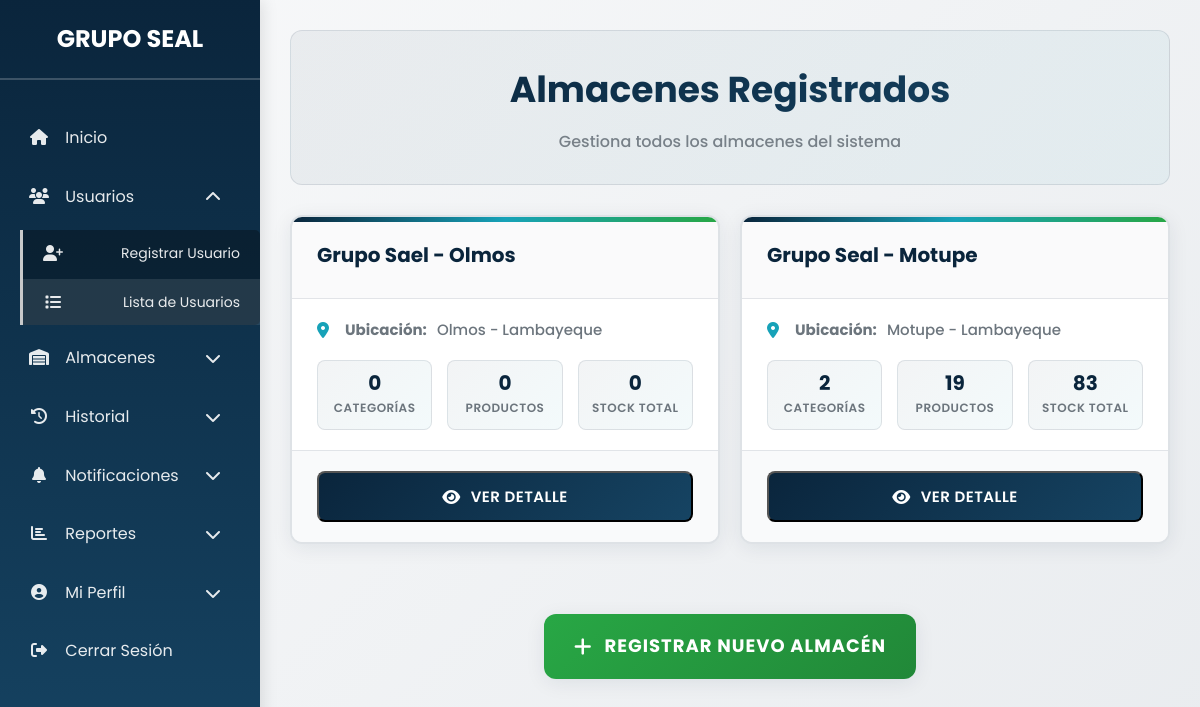
/almacenes/listar.php (signed in), run on the app's committed database.
### tables this page shows
CREATE TABLE `almacenes` (
  `id` int(11) NOT NULL,
  `nombre` varchar(100) NOT NULL,
  `ubicacion` varchar(255) NOT NULL
);

### almacenes/listar.php (the view, shortened to what this page needs)
<?php
require_once "../config/database.php";
$usuario_rol = $_SESSION["user_role"] ?? "usuario";
if ($usuario_rol == 'admin') {
    $sql = "SELECT id, nombre, ubicacion FROM almacenes ORDER BY id DESC";
    $result = $conn->query($sql);
}
?>
<!DOCTYPE html>
<html lang="es">
<head>
    <link rel="stylesheet" href="https://cdnjs.cloudflare.com/ajax/libs/font-awesome/6.4.2/css/all.min.css">
    <link rel="stylesheet" href="../assets/css/usuarios/listar-usuarios.css">
    <link rel="stylesheet" href="../assets/css/almacen/almacenes-listar.css">
</head>
<body>
<nav class="sidebar" id="sidebar" role="navigation" aria-label="Menú principal">
    <h2>GRUPO SEAL</h2>
    <ul>
        <li>
            <a href="../dashboard.php" aria-label="Ir a inicio">
                <span><i class="fas fa-home"></i> Inicio</span>
            </a>
        </li>
        <?php if ($usuario_rol == 'admin'): ?>
        <li class="submenu-container">
            <a href="#" aria-label="Menú Usuarios" aria-expanded="false" role="button" tabindex="0">
                <span><i class="fas fa-users"></i> Usuarios</span>
                <i class="fas fa-chevron-down"></i>
            </a>
            <ul class="submenu" role="menu">
                <li><a href="../usuarios/registrar.php" role="menuitem"><i class="fas fa-user-plus"></i> Registrar Usuario</a></li>
                <li><a href="../usuarios/listar.php" role="menuitem"><i class="fas fa-list"></i> Lista de Usuarios</a></li>
            </ul>
        </li>
        <?php endif; ?>
        <li class="submenu-container">
            <a href="#" aria-label="Menú Almacenes" aria-expanded="false" role="button" tabindex="0">
                <span><i class="fas fa-warehouse"></i> Almacenes</span>
                <i class="fas fa-chevron-down"></i>
            </a>
        </li>
        <li class="submenu-container">
            <a href="#" aria-label="Menú Historial" aria-expanded="false" role="button" tabindex="0">
                <span><i class="fas fa-history"></i> Historial</span>
                <i class="fas fa-chevron-down"></i>
            </a>
        </li>
        <li class="submenu-container">
            <a href="#" aria-label="Menú Notificaciones" aria-expanded="false" role="button" tabindex="0">
                <span>
                    <i class="fas fa-bell"></i> Notificaciones
                </span>
                <i class="fas fa-chevron-down"></i>
            </a>
        </li>
        <?php if ($usuario_rol == 'admin'): ?>
        <li class="submenu-container">
            <a href="#" aria-label="Menú Reportes" aria-expanded="false" role="button" tabindex="0">
                <span><i class="fas fa-chart-bar"></i> Reportes</span>
                <i class="fas fa-chevron-down"></i>
            </a>
        </li>
        <?php endif; ?>
        <li class="submenu-container">
            <a href="#" aria-label="Menú Perfil" aria-expanded="false" role="button" tabindex="0">
                <span><i class="fas fa-user-circle"></i> Mi Perfil</span>
                <i class="fas fa-chevron-down"></i>
            </a>
        </li>
        <li>
            <a href="#" onclick="manejarCerrarSesion(event)" aria-label="Cerrar sesión">
                <span><i class="fas fa-sign-out-alt"></i> Cerrar Sesión</span>
            </a>
        </li>
    </ul>
</nav>
<main class="content" id="main-content" role="main">
    <header class="page-header">
        <h1><?php echo ($usuario_rol == 'admin') ? 'Almacenes Registrados' : 'Mi Almacén Asignado'; ?></h1>
        <p class="page-description">
            <?php echo ($usuario_rol == 'admin') ? 'Gestiona todos los almacenes del sistema' : 'Información de tu almacén asignado'; ?>
        </p>
    </header>
    <div class="almacenes-container">
        <?php if ($result && $result->num_rows > 0): ?>
            <?php while ($row = $result->fetch_assoc()): ?>
                <div class="almacen-card" data-almacen-id="<?php echo $row['id']; ?>">
                    <div class="card-header">
                        <h3><?php echo htmlspecialchars($row["nombre"]); ?></h3>
                    </div>
                    <div class="card-body">
                        <p class="ubicacion">
                            <i class="fas fa-map-marker-alt"></i>
                            <strong>Ubicación:</strong> <?php echo htmlspecialchars($row["ubicacion"]); ?>
                        </p>
                        <div class="warehouse-stats">
                            <?php
                            $almacen_id = $row['id'];
                            $sql_stats = "SELECT
                                COUNT(DISTINCT p.categoria_id) as total_categorias,
                                COUNT(p.id) as total_productos,
                                COALESCE(SUM(p.cantidad), 0) as total_stock
                                FROM productos p
                                WHERE p.almacen_id = ?";
                            $stmt_stats = $conn->prepare($sql_stats);
                            $stmt_stats->bind_param("i", $almacen_id);
                            $stmt_stats->execute();
                            $stats = $stmt_stats->get_result()->fetch_assoc();
                            ?>
                            <div class="stat-item">
                                <span class="stat-value"><?php echo $stats['total_categorias']; ?></span>
                                <span class="stat-label">Categorías</span>
                            </div>
                            <div class="stat-item">
                                <span class="stat-value"><?php echo $stats['total_productos']; ?></span>
                                <span class="stat-label">Productos</span>
                            </div>
                            <div class="stat-item">
                                <span class="stat-value"><?php echo $stats['total_stock']; ?></span>
                                <span class="stat-label">Stock Total</span>
                            </div>
                        </div>
                    </div>
                    <div class="card-footer">
                        <button onclick="verAlmacen(<?php echo $row['id']; ?>)" class="btn-ver">
                            <i class="fas fa-eye"></i> Ver Detalle
                        </button>
                    </div>
                </div>
            <?php endwhile; ?>
        <?php endif; ?>
    </div>
    <?php if ($usuario_rol == 'admin' && $result && $result->num_rows > 0): ?>
    <div class="action-bar">
        <a href="registrar.php" class="btn-add-warehouse">
            <i class="fas fa-plus"></i> Registrar Nuevo Almacén
        </a>
    </div>
    <?php endif; ?>
</main>
</body>
</html>

### assets/css/usuarios/listar-usuarios.css (style rules this page uses)
* { margin: 0; padding: 0; box-sizing: border-box; font-family: 'Poppins', sans-serif; }
:root { --list-primary: #0a253c; --list-secondary: #c8c9ca; --list-background: #ffffff; --list-surface: #f8f9fa; --list-success: #28a745; --list-warning: #ffc107; --list-danger: #dc3545; --list-info: #17a2b8; --list-text-light: #6c757d; --list-border: #dee2e6; --list-border-radius: 8px; --list-shadow: 0 2px 8px rgba(10, 37, 60, 0.1); --list-shadow-hover: 0 4px 15px rgba(10, 37, 60, 0.15); --list-transition: all 0.3s ease; }
body { background: linear-gradient(135deg, #f8f9fa 0%, #e9ecef 100%); color: var(--list-primary); line-height: 1.6; }
.sidebar { width: 260px; height: 100vh; background: linear-gradient(180deg, var(--list-primary) 0%, #164463 100%); color: var(--list-background); position: fixed; top: 0; left: 0; padding: 20px 0; transition: transform 0.3s ease; z-index: 999; box-shadow: 3px 0 15px rgba(0, 0, 0, 0.1); }
.sidebar h2 { text-align: center; margin-bottom: 30px; color: var(--list-background); font-weight: 700; font-size: 24px; padding: 0 20px 20px; border-bottom: 2px solid rgba(255, 255, 255, 0.2); }
.sidebar ul { list-style: none; padding: 0; }
.sidebar ul li { margin: 3px 0; }
.sidebar ul li a { display: flex; align-items: center; justify-content: space-between; padding: 15px 25px; color: rgba(255, 255, 255, 0.9); text-decoration: none; transition: var(--list-transition); border-left: 4px solid transparent; }
.sidebar ul li a i { margin-right: 12px; font-size: 16px; width: 20px; text-align: center; }
.submenu-container .submenu { display: none; background: rgba(0, 0, 0, 0.3); margin: 5px 0 5px 20px; border-left: 3px solid var(--list-secondary); border-radius: 0 5px 5px 0; }
.submenu-container .submenu.activo { display: block; animation: expandMenu 0.3s ease-out; }
.submenu-container .submenu li a { padding: 12px 20px; font-size: 14px; border-left: none; background: transparent; }
.submenu-container > a .fa-chevron-down { transition: transform 0.3s ease; }
.content { margin-left: 260px; padding: 30px; min-height: 100vh; transition: margin-left 0.3s ease; }
.content header { margin-bottom: 30px; text-align: center; }
.content header h1 { color: var(--list-primary); font-size: 36px; font-weight: 700; background: linear-gradient(135deg, var(--list-primary), #164463); -webkit-background-clip: text; -webkit-text-fill-color: transparent; background-clip: text; margin-bottom: 10px; }
.sidebar ul li a[href*="listar.php"] { background: rgba(255, 255, 255, 0.1); border-left-color: var(--list-warning); }

### almacenes/listar.php (style rules this page uses)
.card-enter { animation: slideInUp 0.6s ease-out both; }

### data on the page
almacenes: nombre "Grupo Sael - Olmos", ubicacion "Olmos - Lambayeque", total_categorias "0", total_productos "0", total_stock "0"
almacenes: nombre "Grupo Seal - Motupe", ubicacion "Motupe - Lambayeque", total_categorias "2", total_productos "19", total_stock "83"
